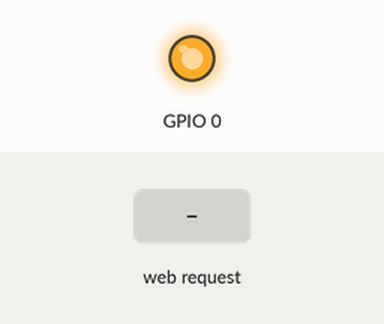
The sketch below on a simulated ESP8266 (NodeMCU). Parts: output pins drawn as LEDs (lit = HIGH). Inputs (shaded band) come from the test bench. WiFi joins after 1.5 s; servers stay silent unless stated.

Above: at 2.7 s.
2.8 s: HTTP request GET /turn_on received
At 2.9 s:
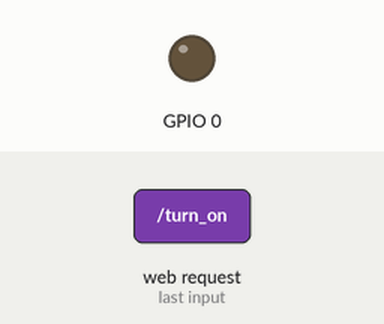
4.5 s: HTTP request GET /turn_off received
At 5.6 s:
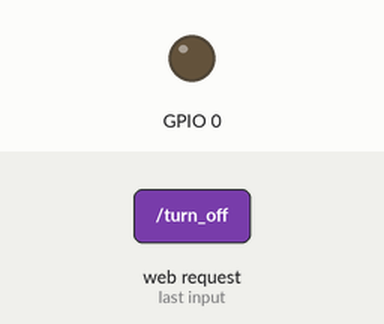
Timing chart, 0 to 7.5 s (numbered marks = the images above; inputs shaded):
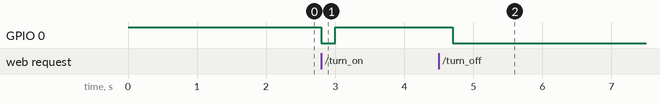

Measured:
- after the input at 2.8 s, GPIO 0: HIGH → LOW at once, → HIGH 0.20 s later
- after the input at 4.5 s, GPIO 0: HIGH → LOW after 0.20 s

The sketch:

MautozTech_SmartLamp.ino
```cpp
// (licence header left out)
const char* ssid = "Wi-Fi";
const char* password = "PASSWORD";
int lampID = 1;

#ifdef ESP32
  #include <WiFi.h>
  #include <WiFiClient.h>
  #include <WebServer.h>
  WebServer server(80);
#else
  #include <ESP8266WiFi.h>
  #include <WiFiClient.h>
  #include <ESP8266WebServer.h>
  ESP8266WebServer server(80);
#endif

void setup(void){
  //pinMode(LED_BUILTIN, OUTPUT);
  pinMode(0, OUTPUT);
  digitalWrite(0, HIGH);
  WiFi.begin(ssid, password);

  while (WiFi.status() != WL_CONNECTED) {
    delay(500);
  }
  server.on("/", [](){
    server.send(200, "text/html", "<head><title>Lamp "+String(lampID)+"</title></head><p>Mautoz Tech Smart Light. ID: "+String(lampID)+"<br><a href=\"turn_on\"><button>ON</button></a>&nbsp;<a href=\"turn_off\"><button>OFF</button></a></p>");
  });
  server.on("/turn_on", [](){
    server.send(200, "text/html", "<head><title>Lamp "+String(lampID)+"</title></head><p>Mautoz Tech Smart Light. ID: "+String(lampID)+"<br><a href=\"turn_on\"><button>ON</button></a>&nbsp;<a href=\"turn_off\"><button>OFF</button></a><br>Lamp has been turned on</p>");
    //digitalWrite(LED_BUILTIN, HIGH);
    digitalWrite(0, LOW);
    delay(200);
    digitalWrite(0, HIGH);
    delay(200);
  });
  server.on("/turn_off", [](){
    server.send(200, "text/html", "<head><title>Lamp "+String(lampID)+"</title></head><p>Mautoz Tech Smart Light. ID: "+String(lampID)+"<br> <a href=\"turn_on\"><button>ON</button></a>&nbsp;<a href=\"turn_off\"><button>OFF</button></a><br>Lamp has been turned off</p>");
    //digitalWrite(LED_BUILTIN, LOW);
    digitalWrite(0, HIGH);
    delay(200);
    digitalWrite(0, LOW);
    delay(200);
  });
  server.begin();
}

void loop(void){
  server.handleClient();
}
```
